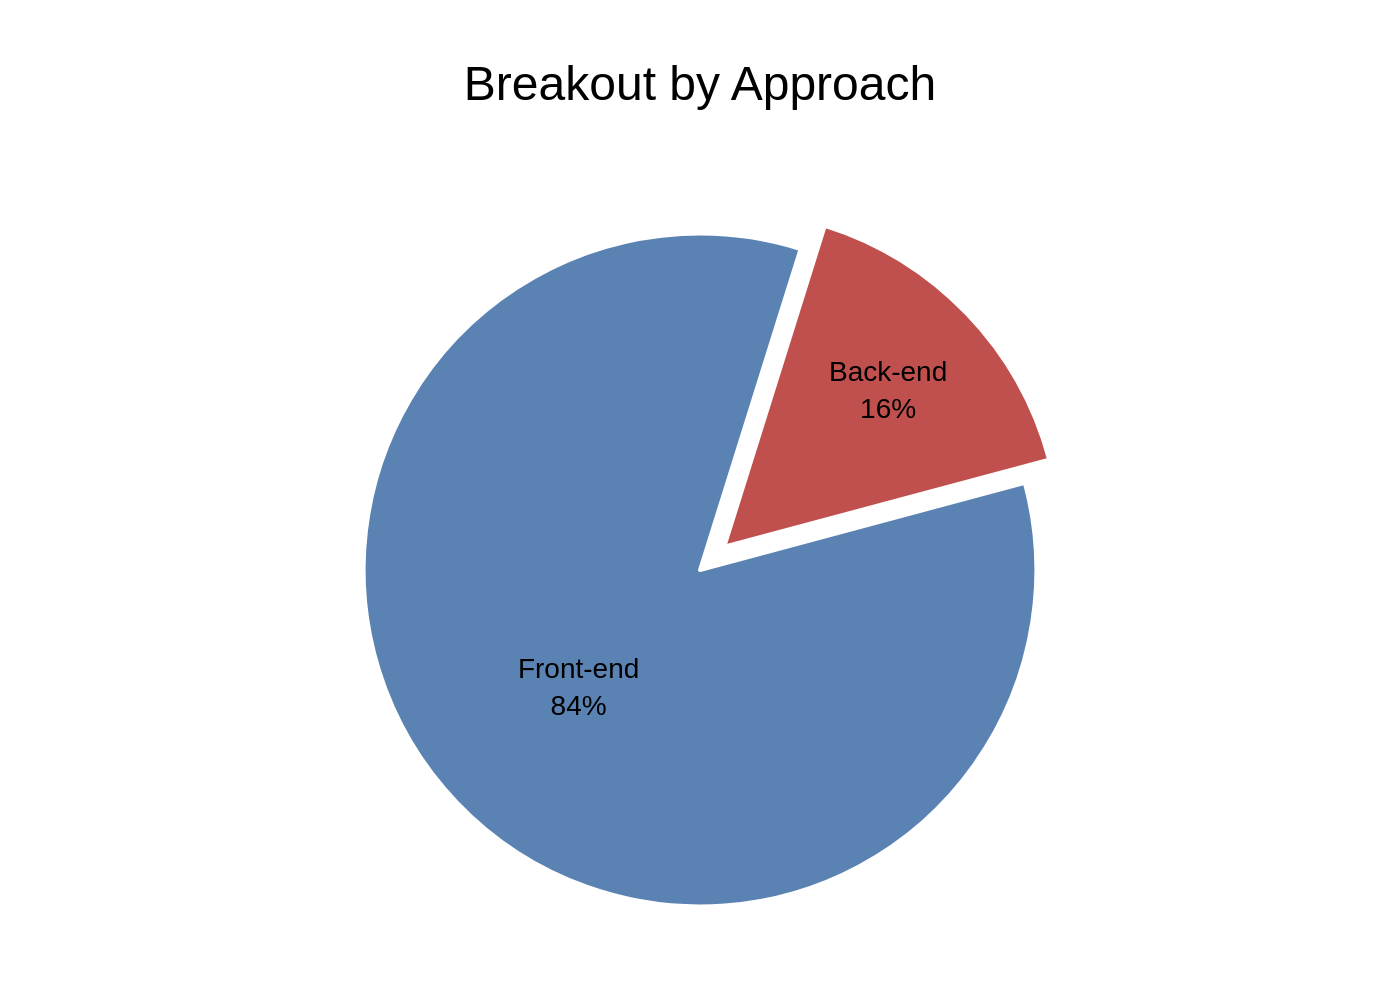

The script that drew this image:
import sys
import json
import os
import plotly.graph_objects as go

# This script generates a chart from a JSON file specified as a command-line argument.

# Check if the JSON file path is provided
if len(sys.argv) != 2:
    print("Usage: python generate_chart.py <path_to_json_file>")
    sys.exit(1)

json_path = sys.argv[1]

# Check if the JSON file exists
if not os.path.exists(json_path):
    print(f"Error: JSON file not found at {json_path}")
    sys.exit(1)

# Read and parse the JSON file
try:
    with open(json_path, 'r', encoding='utf-8') as f:
        config = json.load(f)
except json.JSONDecodeError:
    print(f"Error: Invalid JSON format in {json_path}")
    sys.exit(1)

# Extract data and text from the JSON structure
chart_data = config.get('chart_data', [])
texts = config.get('texts', {})
colors = config.get('colors', [])

# Prepare data for Plotly pie chart
labels = [item.get('category') for item in chart_data]
values = [item.get('value') for item in chart_data]
pulls = [item.get('pull', 0) for item in chart_data]

# Create the pie chart trace
pie_trace = go.Pie(
    labels=labels,
    values=values,
    pull=pulls,
    marker=dict(
        colors=colors,
        line=dict(color='white', width=2)
    ),
    texttemplate='%{label}<br>%{value}%',
    insidetextfont=dict(family="Arial", size=14, color='black'),
    hoverinfo='label+percent',
    sort=False,  # This is crucial to preserve the original data order
    direction='clockwise',
    rotation=75
)

# Create the figure object
fig = go.Figure(data=[pie_trace])

# Update the layout of the chart
fig.update_layout(
    title_text=texts.get('title'),
    title_x=0.5,
    title_font=dict(family="Arial", size=24, color='black'),
    font=dict(family="Arial", size=12, color='black'),
    showlegend=False,
    paper_bgcolor='white',
    plot_bgcolor='white',
    margin=dict(t=100, b=30, l=30, r=30)
)

# Determine the output filename from the input JSON path
base_filename = os.path.splitext(json_path)[0]
output_filename = f"{base_filename}.png"

# Write the figure to a high-resolution PNG image
try:
    fig.write_image(output_filename, scale=2)
    print(f"Chart successfully generated and saved to {output_filename}")
except Exception as e:
    print(f"Error writing image file: {e}")
    sys.exit(1)
